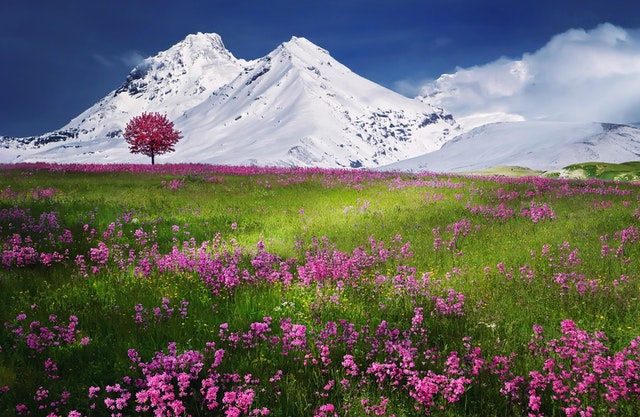
#> input picture dlcv/hw2/Problem2/mountain.jpg, 640 x 417 px
$ python p2.py   (older library calls are emulated)
#> lines starting #> are read from the running program, lines starting #| are printed output that depends on the picture
import numpy as np
import matplotlib as plt
from matplotlib.pyplot import imshow
from sklearn import cluster, datasets
from PIL import Image
from skimage import io, color
import scipy.io as sio
from scipy import signal

## 2-a-1
'''
zebra = Image.open('Problem2/zebra.jpg')
mountain = Image.open('Problem2/mountain.jpg')
print(zebra)
zebra = np.array(zebra).reshape(-1,3)
mountain = np.array(mountain).reshape(-1,3)


kmeans_fit = cluster.KMeans(n_clusters = 10,max_iter=1000)
cluster_labels = kmeans_fit.fit_predict(zebra)
result = np.array(cluster_labels).reshape(331,640)
im = plt.pyplot.imshow(result)
plt.pyplot.colorbar(im, orientation='horizontal')
plt.pyplot.show()
'''

## 2-a-2
'''
rgb = io.imread('Problem2/mountain.jpg')
#zebra = color.rgb2lab(rgb).reshape(-1,3)
mountain = color.rgb2lab(rgb).reshape(-1,3)
#print(lab)
#print(lab.shape)
#input()

kmeans_fit = cluster.KMeans(n_clusters = 10,max_iter=1000)
cluster_labels = kmeans_fit.fit_predict(mountain)
result = np.array(cluster_labels).reshape(417,640)
im = plt.pyplot.imshow(result)
plt.pyplot.colorbar(im, orientation='horizontal')
plt.pyplot.show()
'''

## 2-b-1
'''
zebra = io.imread('Problem2/zebra.jpg', as_grey=True).reshape(331,640)
mountain = io.imread('Problem2/mountain.jpg', as_grey=True).reshape(417,640)
print('zebra.shape ',zebra.shape)
bank = sio.loadmat('Problem2/filterBank.mat')
bank = np.array(bank['F']).reshape(38,49,49)
print('bank[0].shape ',bank[0].shape)

response = []
for i in range(38):
    print(i)
    corr = signal.correlate2d(mountain, bank[i], boundary='symm', mode='same')
    response.append(corr)

result = np.dstack(response)
result = result.reshape(-1,38)

kmeans_fit = cluster.KMeans(n_clusters=6,max_iter=1000)
cluster_labels = kmeans_fit.fit_predict(result)
result = np.array(cluster_labels).reshape(417,640)
im = plt.pyplot.imshow(result)
plt.pyplot.colorbar(im, orientation='horizontal')
plt.pyplot.show()
'''

## 2-b-2


rgb = io.imread('Problem2/mountain.jpg')
#> rgb is the input picture: shape (417, 640, 3); mean R, G, B 106.5, 105.9, 100.3
#zebra_3 = color.rgb2lab(rgb).reshape(331,640,3)
mountain_3 = color.rgb2lab(rgb).reshape(417,640,3)
#> mountain_3: shape (417, 640, 3) float64; mean of channels 0, 1, 2 44.4, 1.4, 3.7

# [4 lines of commented-out code are left out]

zebra = io.imread('Problem2/zebra.jpg', as_grey=True).reshape(331,640)
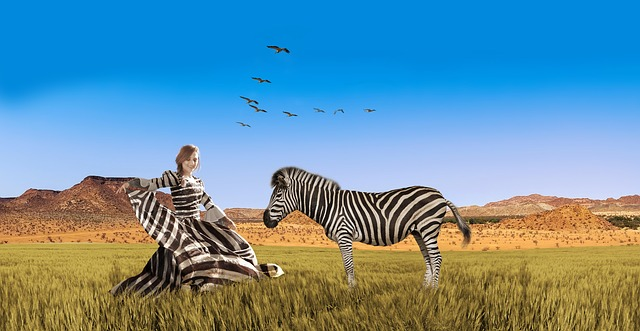
#> input picture dlcv/hw2/Problem2/zebra.jpg, 640 x 331 px
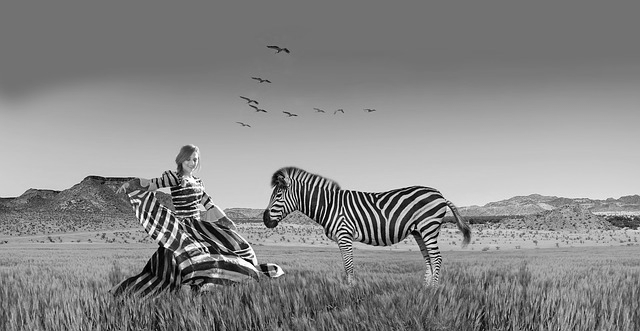
#> zebra: shape (331, 640) float64; min 0, max 0.999, mean 0.538
mountain = io.imread('Problem2/mountain.jpg', as_grey=True).reshape(417,640)
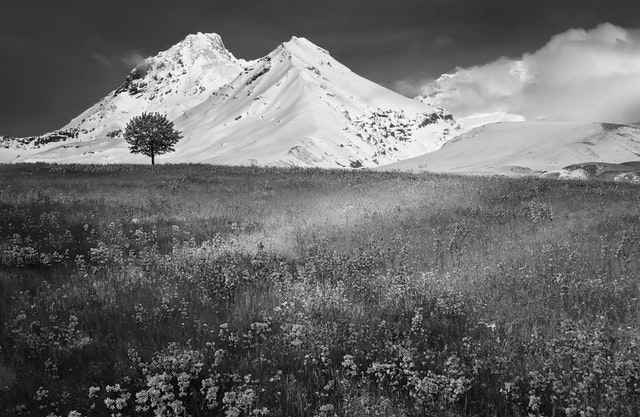
#> mountain: shape (417, 640) float64; min 0.000565, max 1, mean 0.414
#> (the run stopped early here; a loop or call above may not have finished)
